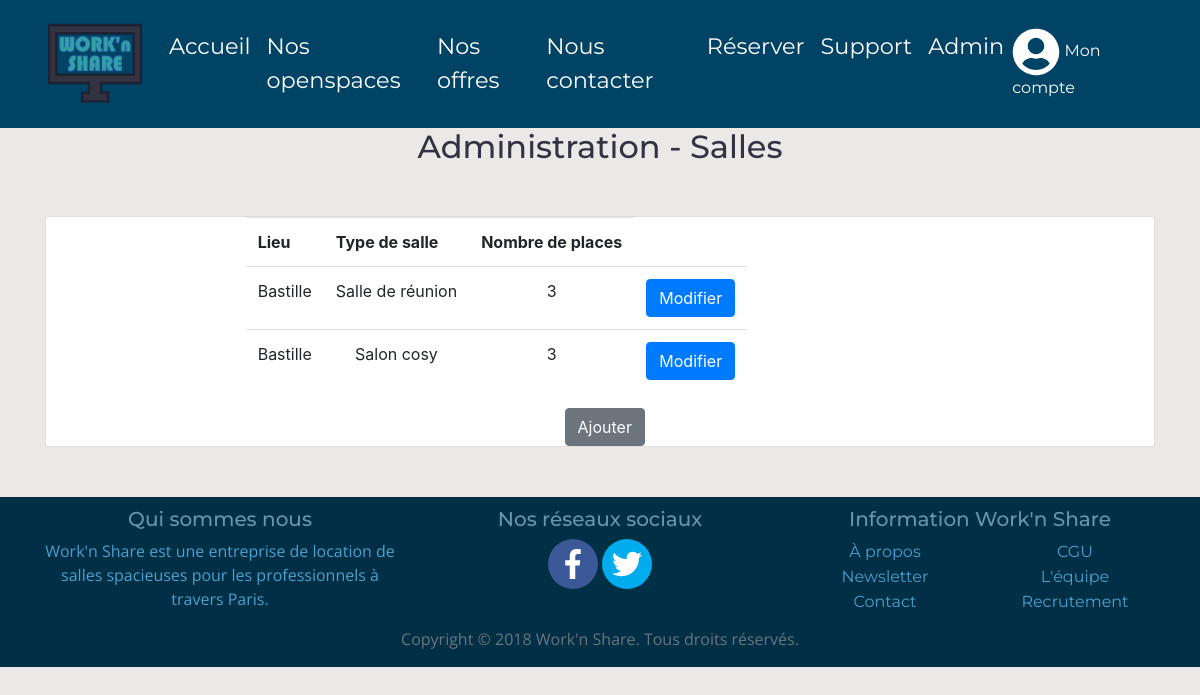
/admin_rooms.php (signed in), run on the app's committed database.
### tables this page shows
CREATE TABLE `room` (
  `id_room` int(11) NOT NULL,
  `type_room` varchar(100) NOT NULL,
  `number_places` int(11) NOT NULL,
  `booked` tinyint(4) NOT NULL DEFAULT '0',
  `id_location` int(11) DEFAULT NULL
);

CREATE TABLE `location` (
  `id_location` int(11) NOT NULL,
  `town` varchar(50) NOT NULL,
  `address` varchar(255) NOT NULL
);

### admin_rooms.php (the view, shortened to what this page needs)
<?php
    include 'assets/include/head.php';
    $db = connectDb();
    $query = $db->prepare("SELECT * FROM ROOM ORDER BY id_location ASC");
    $query->execute();
    $result = $query->fetchAll();
    function name_town($id,$db){
        $query = $db->prepare("SELECT * FROM LOCATION WHERE id_location=:plop");
        $query->execute(["plop" => $id]);
        $result2 = $query->fetch(PDO::FETCH_ASSOC);
        return $result2['town'];
    }
?>
    <body>
        <?php include 'assets/include/header.php'; ?>
        <section>
            <center><h2>Administration - Salles</h2></center>
            <div class="container main-content">
                <div class="row" style="margin-top:50px; margin-bottom:50px;">
                    <div class="col-md-12">
                        <div class="card">
                            <div class="offset-md-2 col-md-8">
                                <table class="table table-responsive table-hover">
                                    <tr>
                                        <th>Lieu</th>
                                        <th>Type de salle</th>
                                        <th>Nombre de places</th>
                                    </tr>
                                    <?php
                                        foreach($result as $res){
                                                $db = connectDb();
                                                $name =name_town($res[4],$db);
                                            echo '  <tr>
                                                        <td><center>'.$name.'</center></td>
                                                        <td><center>'.$res[1].'</center></td>
                                                        <td><center>'.$res[2].'</center></td>
                                                        <td><a class="btn btn-primary" href="admin_rooms_edit.php?id_room='.$res[0].'&id_location='.$res[4].'" role="button">Modifier</a></td>
                                                    </tr>';
                                        }
                                     ?>
                                </table>
                                <a class="btn btn-secondary" href="admin_rooms_add.php" role="button" style="margin-left:45%;">Ajouter</a>
                            </div>
                        </div>
                    </div>
                </div>
            </div>
        </section>
        <?php include "assets/include/footer.php"; ?>
    </body>
</html>

### assets/css/stylesheet.css (style rules this page uses)
html, body { height: 100%; }
body { background-color: #eae9e8; }
h1, h2, h3, h4, h5, h6 { font-family: 'Montserrat', sans-serif; color: #333240; }

### data on the page
room: id_location.town "Bastille", type_room "Salle de réunion", number_places "3"
room: id_location.town "Bastille", type_room "Salon cosy", number_places "3"
